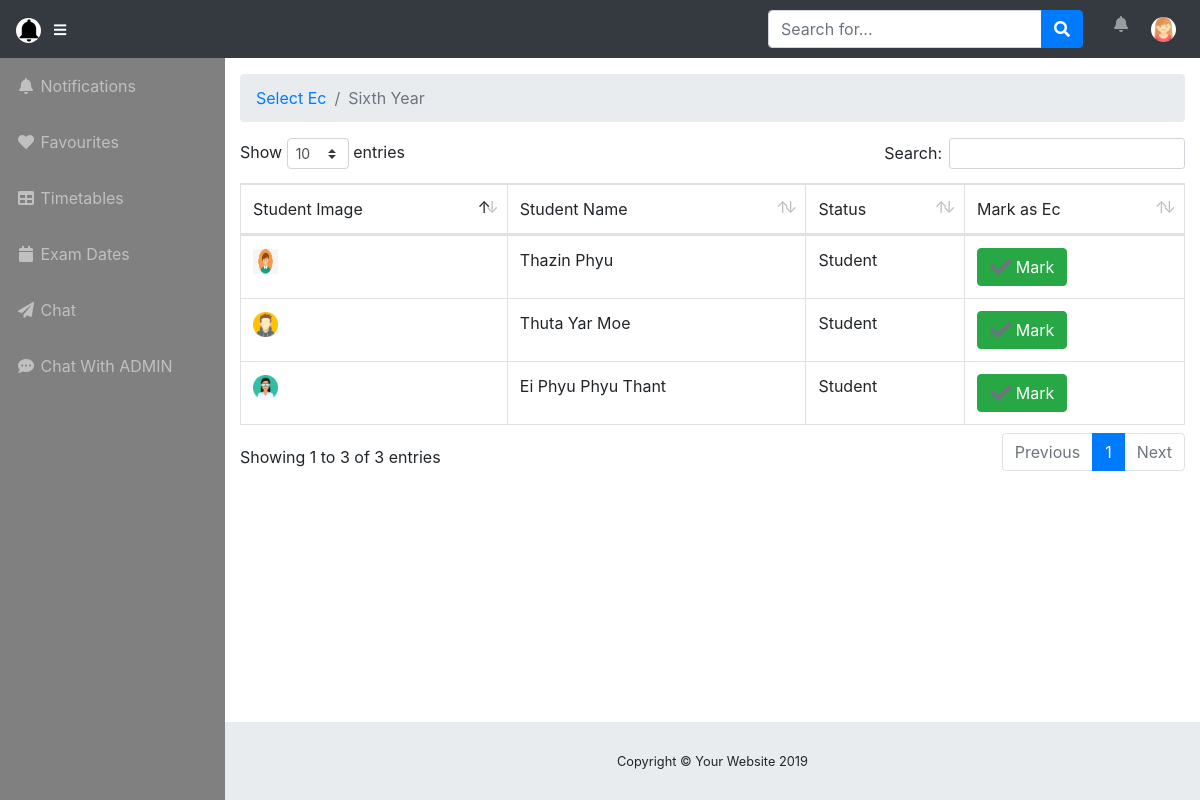
/user/sixthyearec.php (signed in), run on the app's committed database.
### tables this page shows
CREATE TABLE `users` (
  `userid` int(11) NOT NULL,
  `userphoto` varchar(255) NOT NULL,
  `username` varchar(255) NOT NULL,
  `useremail` varchar(255) NOT NULL,
  `userpass` varchar(255) NOT NULL,
  `year_id` int(11) NOT NULL,
  `userphone` varchar(255) NOT NULL,
  `useraddress` text NOT NULL,
  `status` int(2) NOT NULL,
  `user_status` int(2) NOT NULL,
  `created_dates` datetime NOT NULL,
  `modified_date` datetime NOT NULL
);

### user/sixthyearec.php (the view, shortened to what this page needs)
<?php
 include('../admin/database/connection.php');
 include('includes/userheader.php');
     $hi = $conn->query("SELECT * FROM users WHERE year_id = '6'");
     $wow = $conn->query("SELECT * FROM users WHERE year_id = '6' AND status = '3'");
 ?>
<body id="page-top">
   <?php include('includes/usernavbar.php');?>
  <div id="wrapper">
    <?php include('includes/usersidebar.php'); ?>
    <div id="content-wrapper">
      <div class="container-fluid">
        <ol class="breadcrumb">
          <li class="breadcrumb-item">
            <a style="text-decoration: none;" href="sixthyearec.php">Select Ec</a>
          </li>
          <li class="breadcrumb-item active">Sixth Year</li>
        </ol>
        <div class="row">
          <div class="col-lg-12">
          <div class="table-responsive">
                         <table class="table table-bordered hello" id="dataTable" width="100%" cellspacing="0">
                          <thead>
                                <tr>
                                   <td>Student Image</td>
                                   <td>Student Name</td>
                                   <td>Status</td>
                                   <td>Mark as Ec</td>
                                </tr>
                          </thead>
                          <tbody>
                            <?php
                              if($wow->num_rows > 0) {
                              foreach($hi as $hii) : ?>
                              <tr>
                                 <td><img src="../admin/userprofiles/<?php echo $hii['userphoto']?>" style="height: 25px; width: 25px;"></td>
                                 <td><?php echo $hii['username']?></td>
                                 <td class="cha"><?php if($hii['status'] == '2') : ?>
                                     Student
                                     <?php else: ?>
                                      Ec
                                    <?php endif; ?>
                                  </td>
                                  <td><?php if($hii['status'] == '2') : ?>
                                         -
                                        <?php else: ?>
                                        <button class="btn btn-danger remove"  data-id="<?php echo $hii['userid']?>"><i class="fas fa-window-close fa-lg text-secondary"></i> Remove </button>
                                      <?php endif; ?>
                                  </td>
                                </tr>
                               <?php endforeach; ?>
                                <?php }else{
                                foreach($hi as $hii) : ?>
                                <tr>
                                 <td><img src="../admin/userprofiles/<?php echo $hii['userphoto']?>" style="height: 25px; width: 25px;"></td>
                                 <td><?php echo $hii['username']?></td>
                                 <td class="chakra"><?php if($hii['status'] == '2') : ?>
                                     Student
                                     <?php else: ?>
                                      Ec
                                    <?php endif; ?>
                                  </td>
                                  <td><button class="btn btn-success checkec"  data-id="<?php echo $hii['userid']?>"><i class="fas fa-check text-secondary fa-lg "></i> Mark</button></td>
                                </tr>
                               <?php endforeach; ?>
                            <?php } ?>
                          </tbody>
                         </table>
                      </div>
        </div>
      </div>
      <footer class="sticky-footer">
        <div class="container my-auto">
          <div class="copyright text-center my-auto">
            <span>Copyright © Your Website 2019</span>
          </div>
        </div>
      </footer>
    </div>
  </div>
<?php include('includes/userfooter.php');?>

### user/includes/usernavbar.php (shortened to what this page needs)
<?php
 $rr = $conn->query("SELECT * FROM users WHERE userid='".$_SESSION['userid']."' AND useremail='".$_SESSION['useremail']."'");
   $rrr =  $rr->fetch_assoc();
?>
<nav class="navbar navbar-expand navbar-dark bg-dark static-top">
    <a class="navbar-brand mr-1" href="index.php"><img style="width: 25px; height: 25px" class="rounded-circle" src="../admin/adminprofiles/images.png"></a>
    <button class="btn btn-link btn-sm text-white order-1 order-sm-0" id="sidebarToggle" href="#">
      <i class="fas fa-bars"></i>
    </button>
    <form class="form-inline ml-auto mr-0 mr-md-3 my-2 my-md-0" action="index.php" method="POST">
      <div class="input-group">
        <input type="text" class="form-control" <?php if(isset($_POST['search'])) { ?>  value="<?php echo $search;?>" <?php } ?> id="search" placeholder="Search for..." aria-label="Search" aria-describedby="basic-addon2" name="nasearch">
        <div class="input-group-append">
          <button class="btn btn-primary" type="submit" name="search">
            <i class="fas fa-search"></i>
          </button>
        </div>
      </div>
    </form>
    <ul class="navbar-nav ml-auto ml-md-0">
      <li class="d-none d-sm-block nav-item dropdown no-arrow mx-1">
        <a class="nav-link dropdown-toggle" href="#" id="alertsDropdown" role="button" data-toggle="dropdown" aria-haspopup="true" aria-expanded="false">
          <i class="d-none d-sm-block fas fa-bell fa-fw hidden-sm"></i>
        </a>
      </li>
      <li class="nav-item dropdown no-arrow">
        <a class="nav-link dropdown-toggle" href="#" id="userDropdown" role="button" data-toggle="dropdown" aria-haspopup="true" aria-expanded="false">
         <img style="width: 25px; height: 25px" class="rounded-circle" src="../admin/userprofiles/<?php echo $rrr['userphoto']?>">
        </a>
      </li>
    </ul>
  </nav>

### data on the page
users: userphoto (picture)
users: userphoto (picture), username "Thazin Phyu", status "Student"
users: userphoto (picture), username "Thuta Yar Moe", status "Student"
users: userphoto (picture), username "Ei Phyu Phyu Thant", status "Student"
